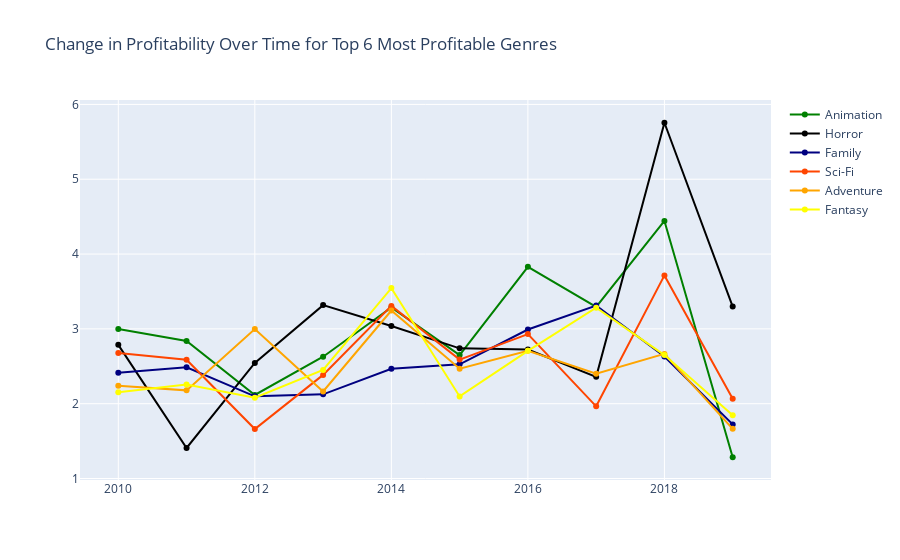

The notebook cell this image was saved under:
### Code cell
# time trend for profitability for the top 5 most profitable genresb
layout1 = {'title' : 'Change in Profitability Over Time for Top 6 Most Profitable Genres'}
trace1 = [animation, horror, family, scifi, adventure, fantasy]
figure1 = {'data' : trace1, 'layout' : layout1 }

plotly.offline.iplot(figure1)

### Figure 1 — Plotly figure (JSON) as saved in the notebook; plotly's stock layout.template omitted (floating-point values rounded to 4 significant figures)
{"data": [{"marker": {"color": "green"}, "name": "Animation", "type": "scatter", "x": [2010, 2011, 2012, 2013, 2014, 2015, 2016, 2017, 2018, 2019], "y": [2.999, 2.839, 2.117, 2.628, 3.285, 2.649, 3.83, 3.293, 4.442, 1.284]}, {"marker": {"color": "black"}, "name": "Horror", "type": "scatter", "x": [2010, 2011, 2012, 2013, 2014, 2015, 2016, 2017, 2018, 2019], "y": [2.786, 1.408, 2.545, 3.317, 3.039, 2.74, 2.725, 2.359, 5.755, 3.298]}, {"marker": {"color": "navy"}, "name": "Family", "type": "scatter", "x": [2010, 2011, 2012, 2013, 2014, 2015, 2016, 2017, 2018, 2019], "y": [2.412, 2.486, 2.099, 2.125, 2.466, 2.526, 2.991, 3.312, 2.63, 1.723]}, {"marker": {"color": "orangered"}, "name": "Sci-Fi", "type": "scatter", "x": [2010, 2011, 2012, 2013, 2014, 2015, 2016, 2017, 2018, 2019], "y": [2.679, 2.588, 1.661, 2.385, 3.307, 2.589, 2.93, 1.965, 3.715, 2.065]}, {"marker": {"color": "orange"}, "name": "Adventure", "type": "scatter", "x": [2010, 2011, 2012, 2013, 2014, 2015, 2016, 2017, 2018, 2019], "y": [2.24, 2.178, 2.998, 2.163, 3.246, 2.467, 2.706, 2.401, 2.665, 1.664]}, {"marker": {"color": "yellow"}, "name": "Fantasy", "type": "scatter", "x": [2010, 2011, 2012, 2013, 2014, 2015, 2016, 2017, 2018, 2019], "y": [2.152, 2.258, 2.08, 2.452, 3.545, 2.097, 2.706, 3.283, 2.649, 1.847]}], "layout": {"title": {"text": "Change in Profitability Over Time for Top 6 Most Profitable Genres"}}}
